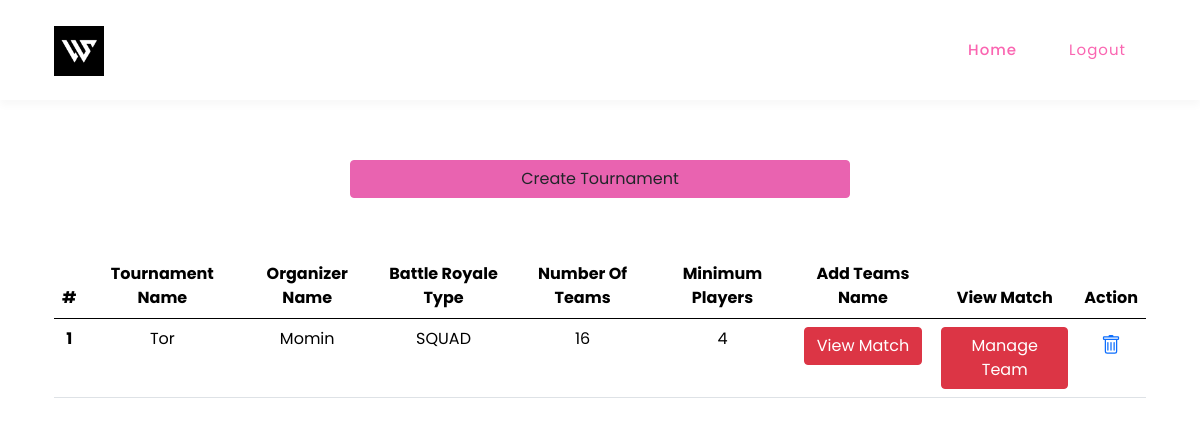
/dashboard (signed in), run on the app's committed database.
### app/models.py (models this page shows, shortened)
class CreateTournament(models.Model):
    tournament_name = models.CharField(max_length=255)
    organizer_name = models.CharField(max_length=255)
    battle_type = models.CharField(max_length=255)
    number_of_team = models.CharField(max_length=255)
    maximum_player_per_team = models.CharField(max_length=255)
    user = models.ForeignKey(User,on_delete=models.CASCADE,null=True)
    class Meta:
        db_table = "CreateTournament"

### app/views.py (the view)
# urls.py: path('dashboard',views.Dashboard.as_view(),name='dashboard'),
class Dashboard(View):
    def get(self,request):
        if request.user.is_authenticated:
            tornament = CreateTournament.objects.filter(user=request.user)
            context = {
                'tornament':tornament
            }
            return render(request,'dashboard.html',context)
        return render(request,'homepage_1.html')

### app/templates/dashboard.html (shortened to what this page needs)
{% extends "base.html" %}
{% load static %}
{% block nav %}
<header class="header-area header-sticky wow slideInDown" data-wow-duration="0.75s" data-wow-delay="0s">
    <div class="container">
      <div class="row">
        <div class="col-12">
          <nav class="main-nav">
            <a href="{% url "" %}" class="logo">
              <img src="{% static "logo/1.jpeg" %}" alt="" height="50" width="50">
            </a>
            <ul class="nav">
              <li class="scroll-to-section"><a href="{% url "" %}" class="active">Home</a></li>
              <li class="scroll-to-section"><a href="{% url "logout" %}" class="active">Logout</a></li>
            </ul>
          </nav>
        </div>
      </div>
    </div>
  </header>
{% endblock nav %}
{% block main %}
<br>
<br>
<br>
<br>
<br>
<br>
<div class="text-center my-2 d-grid gap-2 col-5 pt-2 mx-auto">
  <a href="{% url "create_tornment" %}" class="btn btn-outline-dark mb-5" style="background-color: #E963B0;border-color: #E963B0;">Create Tournament</a>
</div>
<div class="text-center container">
<table class="table">
    <thead>
      <tr>
        <th scope="col">#</th>
        <th scope="col">Tournament Name</th>
        <th scope="col">Organizer Name</th>
        <th scope="col">Battle Royale Type</th>
        <th scope="col">Number Of Teams</th>
        <th scope="col">Minimum Players</th>
        <th scope="col">Add Teams Name</th>
        <th scope="col">View Match</th>
        <th scope="col">Action</th>
      </tr>
    </thead>
    <tbody>
      {% for i in tornament %}
      <tr>
        <th scope="row">{{forloop.counter}}</th>
        <td>{{i.tournament_name}}</td>
        <td>{{i.organizer_name}}</td>
        <td>{{i.battle_type}}</td>
        <td>{{i.number_of_team}}</td>
        <td>{{i.maximum_player_per_team}}</td>
        <td><a href="{% url "view_match" i.id %}" class="btn btn-danger">View Match</a></td>
        <td><a href="{% url "add-team" i.id %}" class="btn btn-danger">Manage Team</a></td>
        <td>
          <a href="{% url "delete_tornment" i.id %}" >
          </a>
        </td>
      </tr>
      {% endfor %}
    </tbody>
  </table>
</div>
{% endblock main %}

### static/assets/css/templatemo-digimedia-v1.css (style rules this page uses)
html, body, div, span, applet, object, iframe, h1, h2, h3, h4, h5, h6, p, blockquote, div pre, a, abbr, acronym, address, big, cite, code, del, dfn, em, font, img, ins, kbd, q, s, samp, small, strike, strong, sub, sup, tt, var, b, u, i, center, dl, dt, dd, ol, ul, li, figure, header, nav, section, article, aside, footer, figcaption { margin: 0; padding: 0; border: 0; outline: 0; }
ul, li { padding: 0; margin: 0; list-style: none; }
header, nav, section, article, aside, footer, hgroup { display: block; }
* { box-sizing: border-box; }
html, body { font-family: 'Poppins', sans-serif; font-weight: 400; background-color: #fff; -ms-text-size-adjust: 100%; -webkit-font-smoothing: antialiased; -moz-osx-font-smoothing: grayscale; }
a { text-decoration: none !important; }
ul { margin-bottom: 0px; }
img { width: 100%; overflow: hidden; }
html, body { background: #fff; font-family: 'Poppins', sans-serif; }
.header-area { background-color: #fff; box-shadow: 0px 5px 8px rgba(0,0,0,0.03); position: absolute; left: 0px; right: 0px; z-index: 100; height: 100px; -webkit-transition: all .5s ease 0s; -moz-transition: all .5s ease 0s; -o-transition: all .5s ease 0s; transition: all .5s ease 0s; }
.header-area .main-nav { min-height: 80px; background: transparent; }
.header-area .main-nav .logo { float: left; -webkit-transition: all 0.3s ease 0s; -moz-transition: all 0.3s ease 0s; -o-transition: all 0.3s ease 0s; transition: all 0.3s ease 0s; }
.header-area .main-nav .logo { line-height: 100px; float: left; -webkit-transition: all 0.3s ease 0s; -moz-transition: all 0.3s ease 0s; -o-transition: all 0.3s ease 0s; transition: all 0.3s ease 0s; }
.header-area .main-nav .nav { float: right; margin-top: 30px; margin-right: 0px; background-color: transparent; -webkit-transition: all 0.3s ease 0s; -moz-transition: all 0.3s ease 0s; -o-transition: all 0.3s ease 0s; transition: all 0.3s ease 0s; position: relative; z-index: 999; }
.header-area .main-nav .nav li { padding-left: 20px; padding-right: 20px; }
.header-area .main-nav .nav li:last-child { padding-right: 0px; padding-left: 40px; }
.header-area .main-nav .nav li:last-child a , .background-header .main-nav .nav li:last-child a { padding: 0px 20px !important; font-weight: 400; }
.header-area .main-nav .nav li a { display: block; font-weight: 500; font-size: 15px; color: #2a2a2a; text-transform: capitalize; -webkit-transition: all 0.3s ease 0s; -moz-transition: all 0.3s ease 0s; -o-transition: all 0.3s ease 0s; transition: all 0.3s ease 0s; height: 40px; line-height: 40px; border: transparent; letter-spacing: 1px; }
.header-area .main-nav .nav li:hover a, .header-area .main-nav .nav li a.active { color: #fa65b1!important; }
.header-area.header-sticky { min-height: 80px; }
.header-area .nav { margin-top: 30px; }
.header-area.header-sticky .nav li a.active { color: #fa65b1; }
@media (max-width: 1200px) { .header-area .main-nav .nav li { padding-left: 12px; padding-right: 12px; } }
@media (max-width: 1200px) { .header-area .main-nav:before { display: none; } }
@media (min-width: 767px) { .header-area .main-nav .nav { display: flex !important; } }
@media (max-width: 1200px) { .header-area .main-nav .nav li:last-child { padding-left: 20px; } }

### data on the page
CreateTournament: tournament_name "Tor", organizer_name "Momin", battle_type "SQUAD", number_of_team "16", maximum_player_per_team "4"
